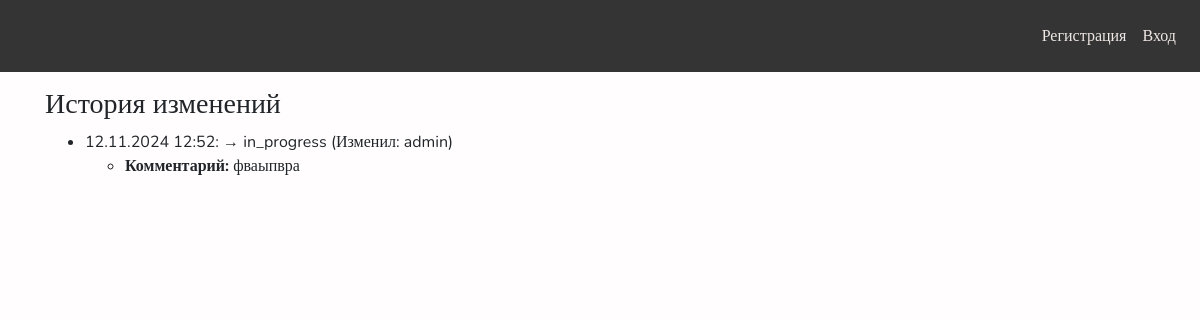
The app's page /application/19/ with its own data.
### planit/models.py (models this page shows, shortened)
class ApplicationChangeHistory(models.Model):
    application = models.ForeignKey(Application, on_delete=models.CASCADE, related_name='change_history')
    new_status = models.CharField(max_length=20)
    changed_at = models.DateTimeField(auto_now_add=True)
    changed_by = models.ForeignKey(settings.AUTH_USER_MODEL, on_delete=models.SET_NULL, null=True)
    comment = models.TextField(null=True, blank=True)

class AdvUser(AbstractUser):
    middle_name = models.CharField(max_length=30, blank=True, verbose_name='Отчество')
    is_activated = models.BooleanField(default=True,
    db_index=True, verbose_name='Прошел активацию?')
    personal_data = models.BooleanField(default=True,
    verbose_name='Я согласен на обработку персональных данных',null=False, blank=False)

### planit/views.py (the view)
# urls.py: path('application/<int:pk>/', ApplicationDetailView.as_view(), name='application_detail'),
class ApplicationDetailView(DetailView):
    model = Application
    template_name = 'application/application_detail.html'
    context_object_name = 'application'
    def get_context_data(self, **kwargs):
        context = super().get_context_data(**kwargs)
        context['change_history'] = self.object.change_history.all()
        return context

### planit/templates/application/application_detail.html
{% extends "layout/base.html" %}
{% block content %}
<h3>История изменений</h3>
<ul>
    {% for change in application.change_history.all %}
        <li>{{ change.changed_at|date:"d.m.Y H:i" }}: → {{ change.new_status }} (Изменил: {{ change.changed_by.username }})</li>
        {% if change.new_status == 'in_progress' and change.comment %}
            <ul>
                <li><strong>Комментарий:</strong> {{ change.comment }}</li>
            </ul>
        {% endif %}
    {% empty %}
        <li>Нет истории изменений.</li>
    {% endfor %}
</ul>
{% endblock %}

### planit/static/css/style.css (style rules this page uses)
body { background-color: #fffdfe; font-family: 'Nunito'; }

### records on screen
ApplicationChangeHistory: changed_at "12.11.2024 12:52", new_status "in_progress", changed_by.username "admin", comment "фваыпвра"
